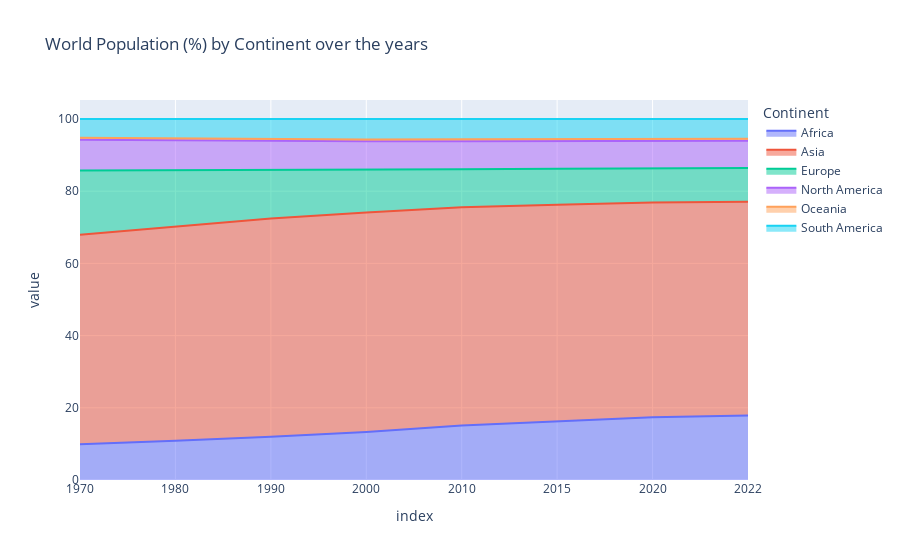

The cell this chart's notebook holds for it:
### Code cell
fig = px.area(wp_df_gb, title='World Population (%) by Continent over the years', groupnorm='percent')
fig.show()

### Figure 1 — Plotly figure (JSON) as saved in the notebook; plotly's stock layout.template omitted (floating-point values rounded to 4 significant figures)
{"data": [{"fillpattern": {"shape": ""}, "groupnorm": "percent", "hovertemplate": "Continent=Africa<br>index=%{x}<br>value=%{y}<extra></extra>", "legendgroup": "Africa", "line": {"color": "#636efa"}, "marker": {"symbol": "circle"}, "mode": "lines", "name": "Africa", "orientation": "v", "showlegend": true, "stackgroup": "1", "x": ["1970", "1980", "1990", "2000", "2010", "2015", "2020", "2022"], "xaxis": "x", "y": [365444348, 481536377, 638150629, 818946032, 1055228072, 1201102442, 1360671810, 1426730932], "yaxis": "y", "type": "scatter"}, {"fillpattern": {"shape": ""}, "groupnorm": "percent", "hovertemplate": "Continent=Asia<br>index=%{x}<br>value=%{y}<extra></extra>", "legendgroup": "Asia", "line": {"color": "#EF553B"}, "marker": {"symbol": "circle"}, "mode": "lines", "name": "Asia", "orientation": "v", "showlegend": true, "stackgroup": "1", "x": ["1970", "1980", "1990", "2000", "2010", "2015", "2020", "2022"], "xaxis": "x", "y": [2144906290, 2635334228, 3210563577, 3735089604, 4220041327, 4458250182, 4663086535, 4721383274], "yaxis": "y", "type": "scatter"}, {"fillpattern": {"shape": ""}, "groupnorm": "percent", "hovertemplate": "Continent=Europe<br>index=%{x}<br>value=%{y}<extra></extra>", "legendgroup": "Europe", "line": {"color": "#00cc96"}, "marker": {"symbol": "circle"}, "mode": "lines", "name": "Europe", "orientation": "v", "showlegend": true, "stackgroup": "1", "x": ["1970", "1980", "1990", "2000", "2010", "2015", "2020", "2022"], "xaxis": "x", "y": [655923991, 692527159, 720320797, 726093423, 735613934, 741535608, 745792196, 743147538], "yaxis": "y", "type": "scatter"}, {"fillpattern": {"shape": ""}, "groupnorm": "percent", "hovertemplate": "Continent=North America<br>index=%{x}<br>value=%{y}<extra></extra>", "legendgroup": "North America", "line": {"color": "#ab63fa"}, "marker": {"symbol": "circle"}, "mode": "lines", "name": "North America", "orientation": "v", "showlegend": true, "stackgroup": "1", "x": ["1970", "1980", "1990", "2000", "2010", "2015", "2020", "2022"], "xaxis": "x", "y": [315434606, 368293361, 421266425, 486069584, 542720651, 570383850, 594236593, 600296136], "yaxis": "y", "type": "scatter"}, {"fillpattern": {"shape": ""}, "groupnorm": "percent", "hovertemplate": "Continent=Oceania<br>index=%{x}<br>value=%{y}<extra></extra>", "legendgroup": "Oceania", "line": {"color": "#FFA15A"}, "marker": {"symbol": "circle"}, "mode": "lines", "name": "Oceania", "orientation": "v", "showlegend": true, "stackgroup": "1", "x": ["1970", "1980", "1990", "2000", "2010", "2015", "2020", "2022"], "xaxis": "x", "y": [19480270, 22920240, 26743822, 31222778, 37102764, 40403283, 43933426, 45038554], "yaxis": "y", "type": "scatter"}, {"fillpattern": {"shape": ""}, "groupnorm": "percent", "hovertemplate": "Continent=South America<br>index=%{x}<br>value=%{y}<extra></extra>", "legendgroup": "South America", "line": {"color": "#19d3f3"}, "marker": {"symbol": "circle"}, "mode": "lines", "name": "South America", "orientation": "v", "showlegend": true, "stackgroup": "1", "x": ["1970", "1980", "1990", "2000", "2010", "2015", "2020", "2022"], "xaxis": "x", "y": [192947156, 241789006, 297146415, 349634282, 393078250, 413134396, 431530043, 436816608], "yaxis": "y", "type": "scatter"}], "layout": {"xaxis": {"anchor": "y", "domain": [0, 1], "title": {"text": "index"}, "type": "category", "range": [0, 7], "autorange": true}, "yaxis": {"anchor": "x", "domain": [0, 1], "title": {"text": "value"}, "type": "linear", "range": [0, 105.3], "autorange": true}, "legend": {"title": {"text": "Continent"}, "tracegroupgap": 0}, "title": {"text": "World Population (%) by Continent over the years"}, "autosize": true}}
